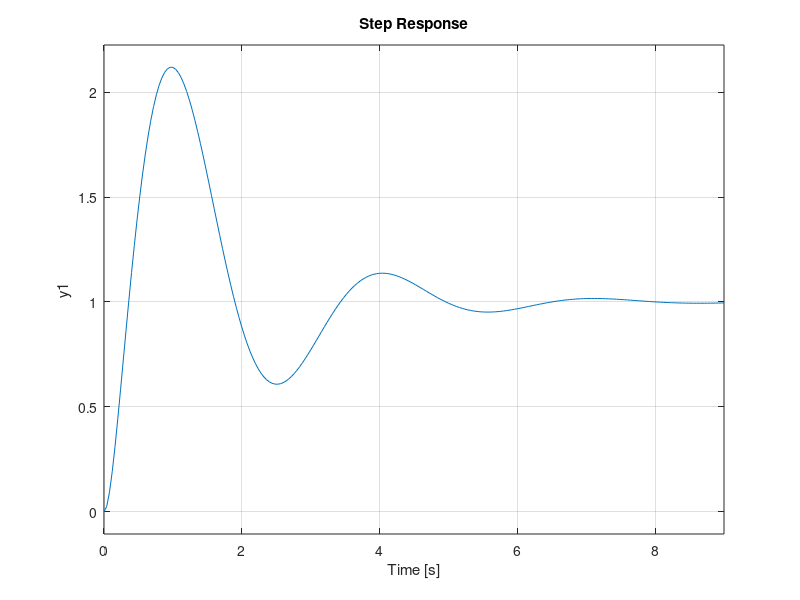

This chart was generated by the following MATLAB code: (Note: this script raises an error after producing the figure.)
num = [0 0 0 36.6];
den = [0 1 9.2 15.4 36.6];

% k=1,z=1
n1 = conv([1 1],num);
tf1 = tf(n1,den);

figure;
step(tf1)
stepinfo(tf1)
figure;
rlocus(tf1)



% function [num,den] = negfeedback(n1,n2,d1,d2)
% num = conv(n1,d2);
% den = conv(d1,d2)+conv(n1,n2);
% end